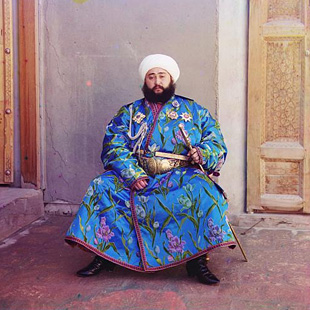
#> input picture prokudin.jpg, 310 x 310 px
$ python point_operations.py
#> lines starting #> are read from the running program, lines starting #| are printed output that depends on the picture; after the words box and inside, x2 and y2 are one past the last pixel; in counts of white or black regions, pixels touching at a corner belong together
import cv2
import numpy as np
import matplotlib.pyplot as plt

# Görüntüyü yükle (grayscale modda)
img = cv2.imread("prokudin.jpg", cv2.IMREAD_GRAYSCALE)
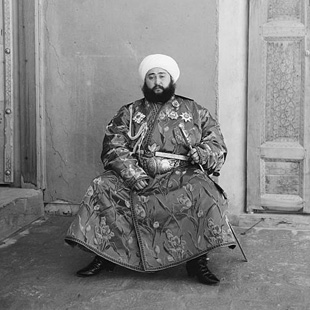
#> img: shape (310, 310); min 0, max 255, mean 131.3

# Görüntü gösterme fonksiyonu
def show(title, image):
    plt.figure()
    plt.title(title)
    plt.axis('off')
    plt.imshow(image, cmap='gray')
    plt.show()  # Görüntüyü gerçekten göster

# Fonksiyonu çağır
show("Identity (Orijinal Görüntü)", img)

negative = 255 - img
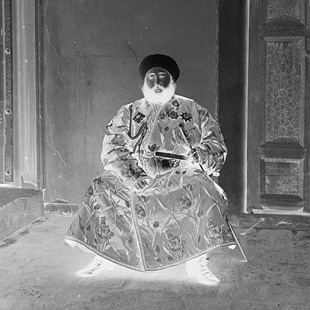
#> negative: shape (310, 310); min 0, max 255, mean 123.7
show("Negative Image", negative)

# Parlaklaştır
bright = cv2.add(img, 50)
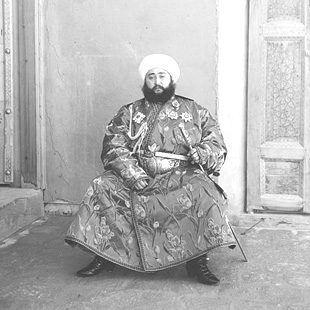
#> bright: shape (310, 310); min 50, max 255, mean 180.7
show("Brightened Image", bright)

# Karart
dark = cv2.subtract(img, 50)
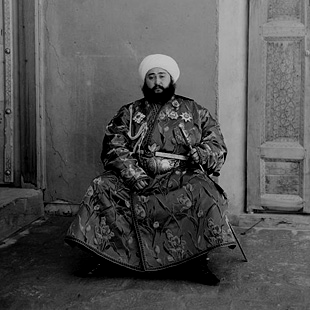
#> dark: shape (310, 310); min 0, max 205, mean 82.2
show("Darkened Image", dark)

#Eşikleme
# Piksel değeri 128'in üzerindeyse 255, değilse 0 yap
_, thresholded = cv2.threshold(img, 128, 255, cv2.THRESH_BINARY)
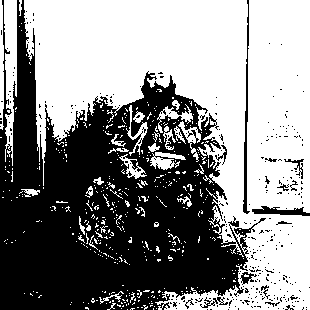
#> thresholded: shape (310, 310); 54.7% white; 303 black regions (289 under 20 px), largest, box (x1, y1, x2, y2) and area: (0, 0, 266, 310) 41408, (243, 0, 250, 214) 496, (252, 206, 310, 216) 318
show("Thresholded Image", thresholded)

min_val = np.min(img)
#> min_val = 0
max_val = np.max(img)
#> max_val = 255


#Contrast stretching (Kontrast genişletme)
# min-max normalizasyonu
contrast_stretched = ((img - min_val) / (max_val - min_val) * 255).astype(np.uint8)
show("Contrast Stretched", contrast_stretched)

#Intensity-Level Slicing (Yoğunluk Dilimleme)
# 100–150 aralığındaki pikselleri 255 yap, diğerlerini 0
sliced = np.zeros_like(img)
sliced[(img >= 100) & (img <= 150)] = 255
show("Intensity-Level Slicing", sliced)
#> in show (call 7), `plt.show()`:
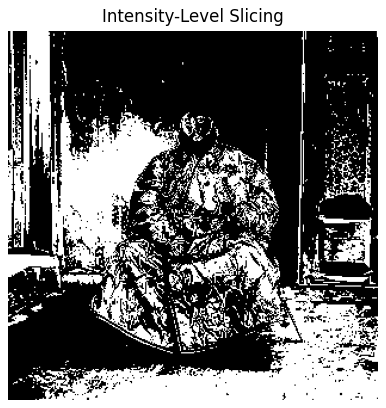
#> figure drawn by matplotlib, 1 panel

#histogram gösterimi
plt.figure()
plt.title("Histogram")
plt.hist(img.ravel(), bins=256, range=[0, 256])
plt.xlabel("Pixel Value")
plt.ylabel("Frequency")
plt.show()
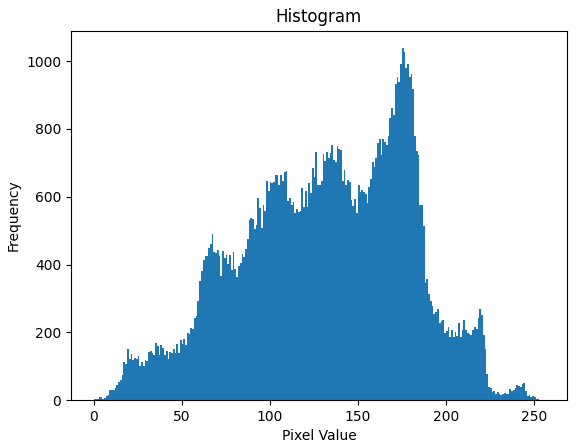
#> figure drawn by matplotlib, 1 panel; tallest bar 1038 high, from x = 175 to 176
